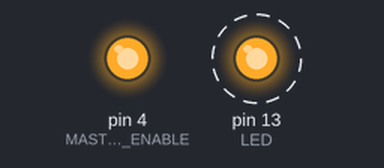
Bench run of a sketch on a simulated Arduino Uno, built with avr-gcc and run on an emulated ATmega328P. Shown: output pins drawn as LEDs (lit = HIGH). Dashed ring = blinking. What the sketch prints to the serial monitor is not drawn.

Above: at 0.5 s.
Timing chart, 0 to 4.6 s (numbered marks = the images above):
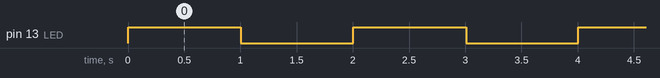

The sketch:

MasterSimplexSender.ino
```cpp
/*
 * Really basic RS485 Master/Slave proof of concept
 * before moving on to more complicated stuff
 *
 * Master sends characters "L" and "H" in 1 sec intervals
 * The arduino at the other end blinks its LED based on value (High or Low)
 *
 * The slave arduino uses the example Communications-->PhysicalPixel
 */

#define LED   13        //LED pin
#define MASTER_ENABLE 4 //Enable pin for DE and RE (LOW = Rx, HIGH = Tx)


void setup() {

  pinMode(LED, OUTPUT);   //Make LED pin an output to control it
  digitalWrite(LED, LOW); // LED off

  pinMode(MASTER_ENABLE, OUTPUT);   //Needs to be an output
  digitalWrite(MASTER_ENABLE, HIGH); //Initialize to HIGH to transmis

  Serial.begin(9600);     // Initialize serial connection
  while(!Serial);         // Wait for it to initialize
}

void loop() {
  //MAX485 enable pins should be HIGH to transmit
  digitalWrite(LED, HIGH); //Turn LED on as a visual indicator we are transmissing
  Serial.println('H');    //Send character 'A'
  Serial.flush();  //Wait for transmission to be complete
  delay(1000);
  Serial.println('L');
  digitalWrite(LED, LOW); //LED off, we are done transmitting
  delay(1000);             //Delay so that we can see the LED

}
```

Measured:
- by itself, pin 13 (LED): alternates HIGH for 1.0 s and LOW for 1.0 s
